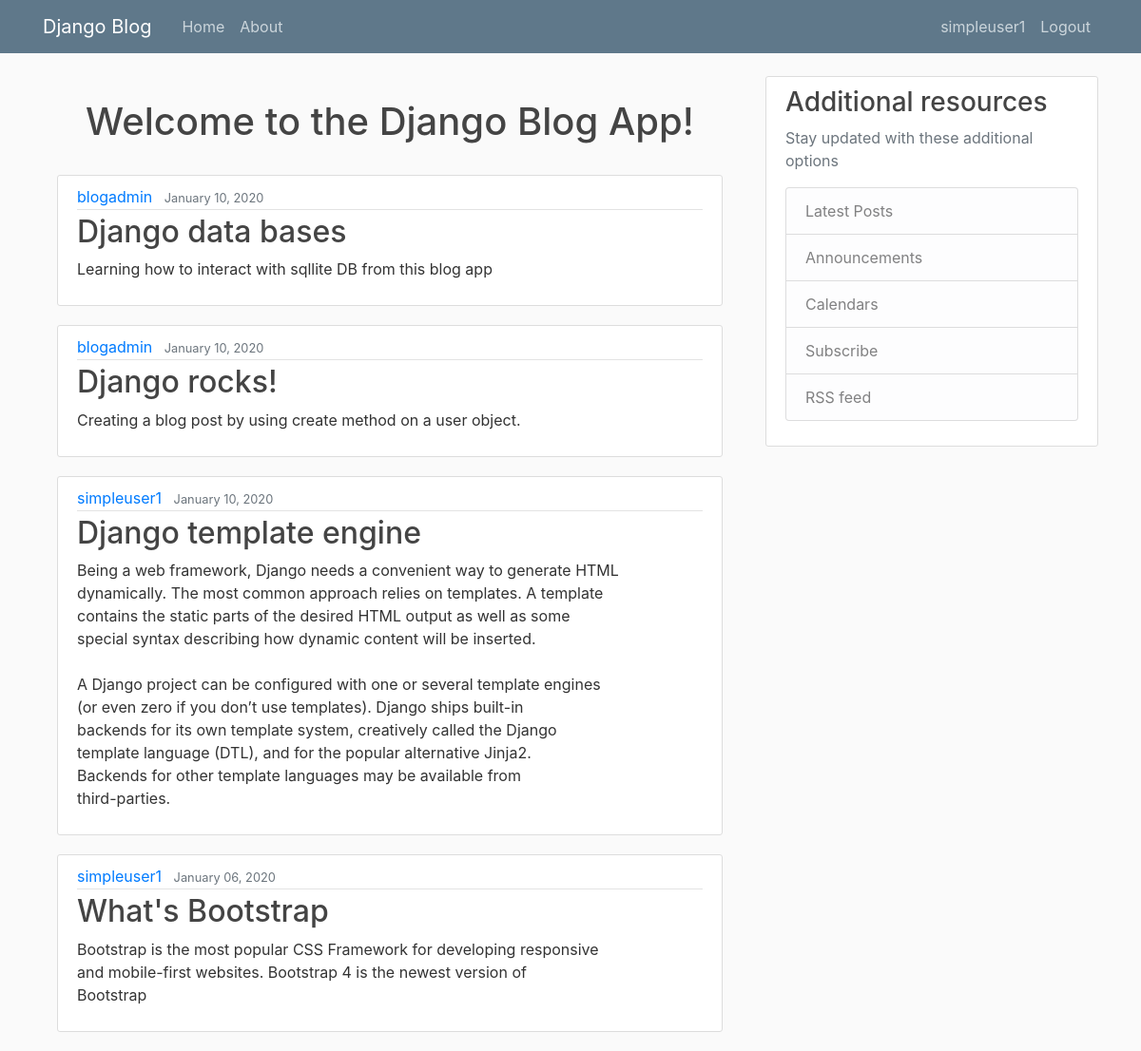
Screenshot of / (signed in) with the database file from the repository.
### blog/models.py (models this page shows, shortened)
class Posts(models.Model):
    title = models.CharField(max_length=100)
    text  = models.TextField()
    user_date_crated = models.DateTimeField(default=timezone.now)
    date_updated = models.DateTimeField(auto_now=True)
    sys_date_created = models.DateTimeField(auto_now_add=True)
    author = models.ForeignKey(User, on_delete=models.CASCADE)

### blog/views.py (the view)
# urls.py: path('', views.home, name='blog-home'),
def home(request):
    db_context = {
        "posts": Posts.objects.all()
    }
    return render(request, 'blog/home.html', db_context)

### blog/templates/blog/home.html
{% extends 'blog/base.html' %}
{% block content %}
    <div class="article-content">
    <h1><center>Welcome to the Django Blog App!</center></h1>
    </div>
    {% for post in posts %}
        <div class="container">
            <article class="media content-section">
              <div class="media-body">
                <div class="article-metadata">
                  <a class="mr-2" href="#">{{ post.author }}</a>
                  <small class="text-muted">{{ post.user_date_crated |date:"F d, Y" }}</small>
                </div>
                <h2><a class="article-title" href="#">{{ post.title }}</a></h2>
                <p class="article-content">{{ post.text }}</p>
              </div>
            </article>
        </div>
    {% endfor %}
{% endblock content %}

### blog/templates/blog/base.html (shortened to what this page needs)
{% load static %}
{% load crispy_forms_tags %}
<!DOCTYPE html>
<html lang="en">
<head>
    <link rel="stylesheet" href="https://maxcdn.bootstrapcdn.com/bootstrap/4.0.0/css/bootstrap.min.css">
    <link rel="stylesheet" type="text/css" href="{% static 'blog/main.css' %}">
</head>
<body>
<header class="site-header">
  <nav class="navbar navbar-expand-md navbar-dark bg-steel fixed-top">
    <div class="container">
      <a class="navbar-brand mr-4" href="{% url 'blog-home' %}">Django Blog</a>
      <div class="collapse navbar-collapse" id="navbarToggle">
        <div class="navbar-nav mr-auto">
          <a class="nav-item nav-link" href="{% url 'blog-home' %}">Home</a>
          <a class="nav-item nav-link" href="{% url 'blog-about' %}">About</a>
        </div>
        <div class="navbar-nav">
            {% if user.is_authenticated %}
              <a class="nav-item nav-link" href="{% url 'profile' %}">{{ user.username }}</a>
              <a class="nav-item nav-link" href="{% url 'logout' %}">Logout</a>
            {% else %}
              <a class="nav-item nav-link" href="{% url 'login' %}">Login</a>
              <a class="nav-item nav-link" href="{% url 'registration' %}">Register</a>
            {% endif %}
        </div>
      </div>
    </div>
  </nav>
</header>
<main role="main" class="container">
  <div class="row">
    <div class="col-md-8">
      {% block content %}{% endblock %}
    </div>
    <div class="col-md-4">
      <div class="content-section">
        <h3>Additional resources</h3>
        <p class='text-muted'>Stay updated with these additional options
          <ul class="list-group">
            <li class="list-group-item list-group-item-light">Latest Posts</li>
            <li class="list-group-item list-group-item-light">Announcements</li>
            <li class="list-group-item list-group-item-light">Calendars</li>
            <li class="list-group-item list-group-item-light">Subscribe</li>
            <li class="list-group-item list-group-item-light">RSS feed</li>
          </ul>
        </p>
      </div>
    </div>
  </div>
</main>
</body>
</html>

### blog/static/blog/main.css (style rules this page uses)
body { background: #fafafa; color: #333333; margin-top: 5rem; }
h1, h2, h3, h4, h5, h6 { color: #444444; }
ul { margin: 0; }
.bg-steel { background-color: #5f788a; }
.site-header .navbar-nav .nav-link { color: #cbd5db; }
.content-section { background: #ffffff; padding: 10px 20px; border: 1px solid #dddddd; border-radius: 3px; margin-bottom: 20px; }
.article-title { color: #444444; }
.article-content { white-space: pre-line; }
.article-metadata { padding-bottom: 1px; margin-bottom: 4px; border-bottom: 1px solid #e3e3e3 }

### rows the page displays
Posts: author "blogadmin", user_date_crated "January 10, 2020", title "Django data bases", text "Learning how to interact with sqllite DB from this blog app"
Posts: author "blogadmin", user_date_crated "January 10, 2020", title "Django rocks!", text "Creating a blog post by using create method on a user object."
Posts: author "simpleuser1", user_date_crated "January 10, 2020", title "Django template engine", text "Being a web framework, Django needs a convenient way to generate HTML dynamically. The most common approach relies on templates. A template contains the static parts of the desired HTML output as well as some special syntax describing how dynamic content will be inserted. A Django project can be configured with one or several template engines (or even zero if you don’t use templates). Django ships built-in backends for its own template system, creatively called the Django template language (DTL), and for the popular alternative Jinja2. Backends for other template languages may be available from third-parties."
Posts: author "simpleuser1", user_date_crated "January 06, 2020", title "What's Bootstrap", text "Bootstrap is the most popular CSS Framework for developing responsive and mobile-first websites. Bootstrap 4 is the newest version of Bootstrap"

### other values shown
{{ user.username }} "simpleuser1"
